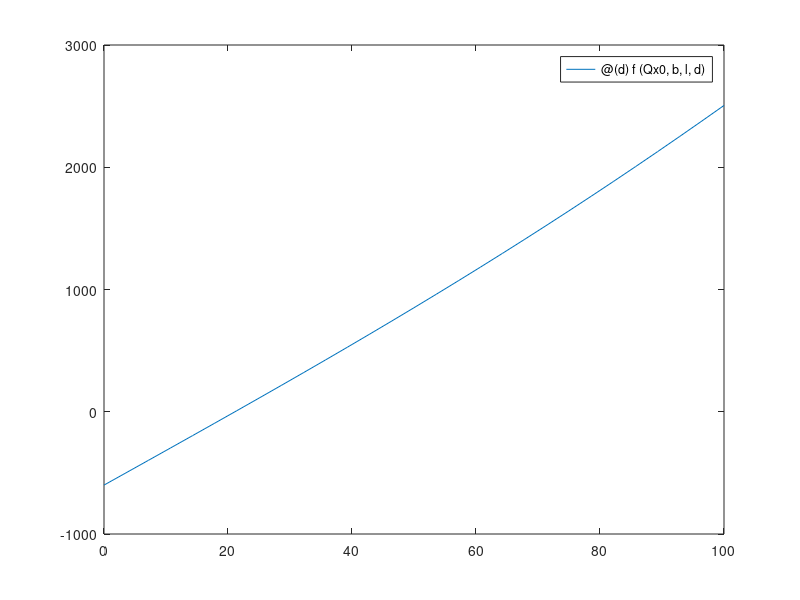

This figure's MATLAB source:

f = @(Qx0,b,l,d)  - Qx0*b + Qx0*d*(2*3.1415- atan((b-d)/l) - atan((d+b)/l))  ;

Qx0=6;
b=100;
l=100;
fun = @(d) f(Qx0,b,l,d);
xmin = 0;
xmax = 100;
fplot(fun, [xmin, xmax] )



d= fzero(fun,1)